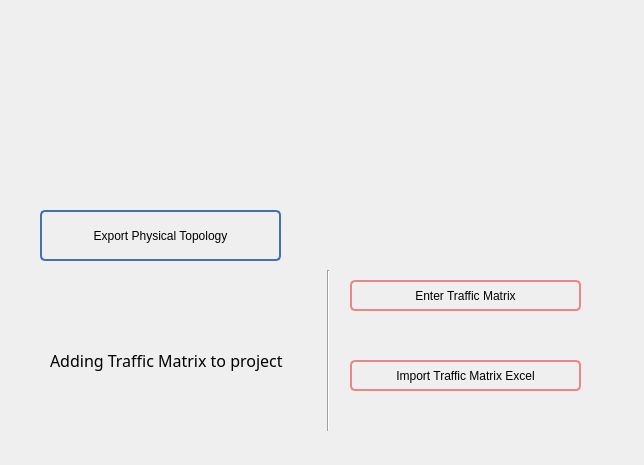
<?xml version="1.0" encoding="UTF-8"?>
<ui version="4.0">
 <class>Form</class>
 <widget class="QWidget" name="Form">
  <property name="geometry">
   <rect>
    <x>0</x>
    <y>0</y>
    <width>644</width>
    <height>465</height>
   </rect>
  </property>
  <property name="windowTitle">
   <string>Form</string>
  </property>
  <widget class="Line" name="line">
   <property name="geometry">
    <rect>
     <x>320</x>
     <y>270</y>
     <width>16</width>
     <height>161</height>
    </rect>
   </property>
   <property name="orientation">
    <enum>Qt::Vertical</enum>
   </property>
  </widget>
  <widget class="QLabel" name="label">
   <property name="geometry">
    <rect>
     <x>50</x>
     <y>310</y>
     <width>251</width>
     <height>101</height>
    </rect>
   </property>
   <property name="font">
    <font>
     <family>Bahnschrift</family>
     <pointsize>12</pointsize>
     <weight>50</weight>
     <bold>false</bold>
    </font>
   </property>
   <property name="text">
    <string>Adding Traffic Matrix to project</string>
   </property>
  </widget>
  <widget class="QPushButton" name="EnterTrafficMatrix_PushButton">
   <property name="geometry">
    <rect>
     <x>350</x>
     <y>280</y>
     <width>231</width>
     <height>31</height>
    </rect>
   </property>
   <property name="styleSheet">
    <string notr="true">QPushButton {
	
	
	font: 75 10pt &quot;Bahnschrift Condensed&quot;;
	
    border: 2px solid #8f8f91; min-width: 80px;
	border-color: #EB8686; 
    border-radius: 5px;
}

QPushButton:pressed,hover {
    background-color: #EB8686; 
}
QPushButton:hover {
    background-color: #EB8686; 
}
QPushButton:flat {
    border: none; /* no border for a flat push button */
}

QPushButton:default {
    border-color: navy; /* make the default button prominent */
}</string>
   </property>
   <property name="text">
    <string>Enter Traffic Matrix</string>
   </property>
  </widget>
  <widget class="QPushButton" name="ImportTrafficMatrixExcel_pushButton">
   <property name="geometry">
    <rect>
     <x>350</x>
     <y>360</y>
     <width>231</width>
     <height>31</height>
    </rect>
   </property>
   <property name="styleSheet">
    <string notr="true">QPushButton {
	
	
	font: 75 10pt &quot;Bahnschrift Condensed&quot;;
	
    border: 2px solid #8f8f91; min-width: 80px;
	border-color: #EB8686; 
    border-radius: 5px;
}

QPushButton:pressed,hover {
    background-color: #EB8686; 
}
QPushButton:hover {
    background-color: #EB8686; 
}
QPushButton:flat {
    border: none; /* no border for a flat push button */
}

QPushButton:default {
    border-color: navy; /* make the default button prominent */
}</string>
   </property>
   <property name="text">
    <string>Import Traffic Matrix Excel</string>
   </property>
  </widget>
  <widget class="QPushButton" name="ExportPhysicalTopology_PushButton">
   <property name="geometry">
    <rect>
     <x>40</x>
     <y>210</y>
     <width>241</width>
     <height>51</height>
    </rect>
   </property>
   <property name="styleSheet">
    <string notr="true">QPushButton {
	
	
	font: 75 10pt &quot;Bahnschrift Condensed&quot;;
	
    border: 2px solid #8f8f91; min-width: 80px;
	border-color:  #4072B3; 
    border-radius: 5px;
}

QPushButton:pressed,hover {
    background-color:  #4072B3; 
}
QPushButton:hover {
    background-color:  #4072B3; 
}
QPushButton:flat {
    border: none; /* no border for a flat push button */
}

QPushButton:default {
    border-color: navy; /* make the default button prominent */
}</string>
   </property>
   <property name="text">
    <string>Export Physical Topology</string>
   </property>
  </widget>
 </widget>
 <resources/>
 <connections/>
</ui>
